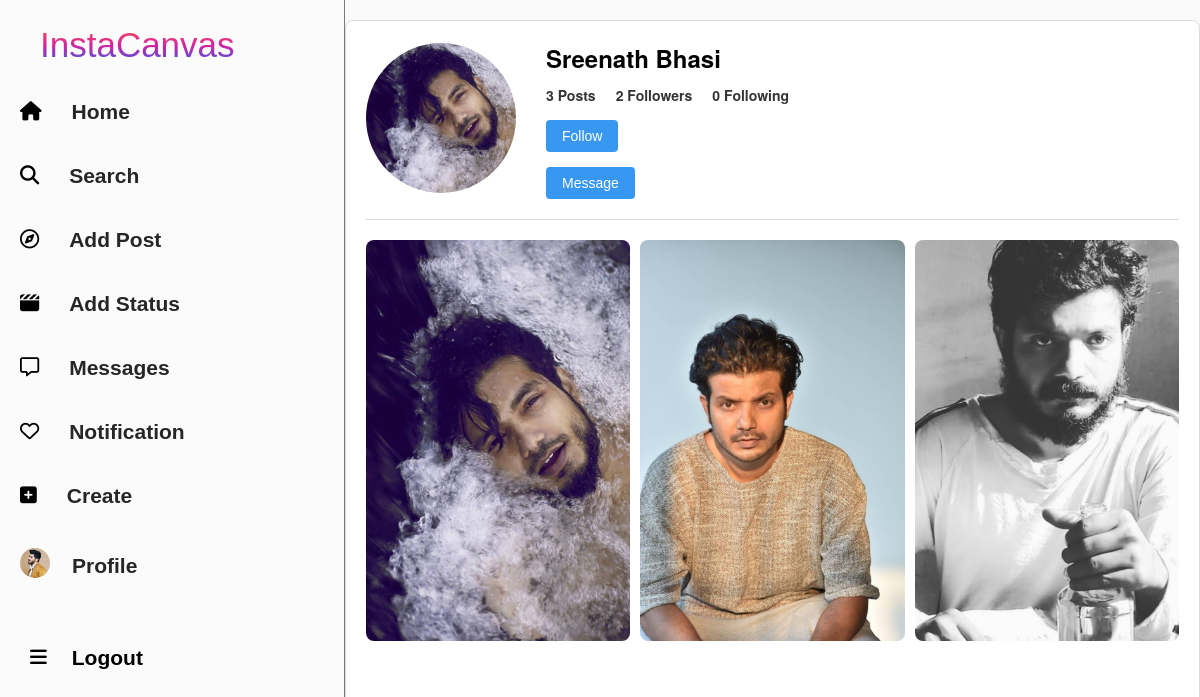
/person/Sreenath Bhasi/Sreenath Bhasi (signed in), run on the app's committed database.
### socialapp/models.py (models this page shows)
class logindb(models.Model):
    username=models.CharField(max_length=100)
    email=models.EmailField(max_length=100)
    mobile = models.IntegerField(null=True)
    gender = models.CharField(max_length=100, null=True)
    place= models.CharField(max_length=100,null=True)
    password=models.CharField(max_length=100)
    confirm_password=models.CharField(max_length=100)
    image = models.ImageField(null=True)
    timestamp = models.DateTimeField(auto_now_add=True)

class updb(models.Model):
    username=models.CharField(max_length=100)
    image=models.ImageField(null=True)
    video=models.FileField(null=True, upload_to='video/')
    timestamp = models.DateTimeField(auto_now_add=True,null=True)

### socialapp/views.py (the view)
# urls.py: path('person/<dataid>/<item>', views.person, name="person"),
def person(request, dataid, item):
    if 'name' in request.session:
        username = request.session['name']
        user_objects = logindb.objects.filter(username=dataid)
        user_object = logindb.objects.get(username=username)
        datas = updb.objects.filter(username=item)
        is_following = follows.objects.filter(username=username, name=item).exists()
        data = follows.objects.filter(username=username)
        followings = follows.objects.filter(username=item)
        return render(request, "persons.html", {"user_object":user_object, "user_objects": user_objects, "data": data, "datas": datas, "followings": followings, "is_following": is_following})

### socialapp/templates/persons.html (shortened to what this page needs)
<!DOCTYPE html>
{% extends 'insta.html' %}
{% block content %}
 {% for i in user_objects %}
   <div class="profile-container">
            <div class="profile-header">
                <div class="profile-pic">
                    <img src="{{ i.image.url }}" alt="Profile Picture">
                </div>
                <div class="profile-info">
                    <h2>{{ i.username }}</h2>
         <form method="post" action="{% url 'follow' dataid=i.username item=i.username %}">
                    <div class="profile-stats">
                        {% with total_posts=datas.count %}
                        <span><strong>{{ total_posts }}</strong> Posts</span>
                        {% endwith %}
                        {% with total_followers=data.count %}
                        <span><strong>{{ total_followers }}</strong> Followers</span>
                        {% endwith %}
                        {% with total_following=followings.count %}
                        <span><strong>{{ total_following }}</strong> Following</span>
                        {% endwith %}
                    </div>
                    {% if is_following %}
                    <button class="follow-btn">UnFollow</button>
                    {% else %}
                    <button class="follow-btn">Follow</button>
                    {% endif %}
         </form>
                    <form method="get" action="{% url 'message' dataid=i.username %}">
                    <button class="follow-btn">Message</button>
                    </form>
                </div>
            </div>
            <div class="profile-posts">
                {% for item in datas %}
                {% if item.image %}
                <div class="post">
                    <img src="{{item.image.url}}" alt="Post Image">
                </div>
                {% endif %}
                {% endfor %}
            </div>
        </div>
 {% endfor %}
    {% endblock %}

### socialapp/templates/insta.html (shortened to what this page needs)
{% load static %}
<!DOCTYPE html>
<html lang="en">
<head>
    <link rel="stylesheet" href="https://cdnjs.cloudflare.com/ajax/libs/font-awesome/6.4.2/css/all.min.css">
    <link rel="stylesheet" href="{% static 'css/style.css' %}">
</head>
<body>
<div class="container">
        <nav>
            <div class="navbar">
                <div class="instagram-text-logo"  style="width:200px;">
        InstaCanvas
    </div>
                <div class="sub-section">
                    <i class="fa-solid fa-house" ></i>
                    <a href="{% url 'web' %}">Home</a>
                </div>
                <div class="sub-section" onclick="openSearchModal()">
                    <i class="fa-solid fa-magnifying-glass"></i>
                    <a href="#">Search</a>
                </div>
                <div class="sub-section" onclick="openadd()">
                    <i class="fa-regular fa-compass"></i>
                    <a href="#">Add Post</a>
                </div>
                <div class="sub-section" onclick="openstatus()">
                    <i class="fa-solid fa-clapperboard"></i>
                    <a href="#">Add Status</a>
                </div>
                <div class="sub-section">
                    <i class="fa-regular fa-message"></i>
                    <a href="{% url 'mes' dataid=request.session.name %}">Messages</a>
                </div>
                <div class="sub-section" id="hidden2">
                    <i class="fa-regular fa-heart"></i>
                    <a href="#">Notification</a>
                </div>
                <div class="sub-section" id="hidden1">
                    <i class="fa-solid fa-square-plus"></i>
                    <a href="#">Create</a>
                </div>
                <div class="sub-section">
                    <div class="profile-img">
                        {% if request.session.name == user_object.username %}
                        <img src="{{user_object.image.url}}" alt="">
                        {% endif %}
                    </div>
                    {% if request.session.name and user_object %}
                    <a href="{% url 'profile' dataid=request.session.name item=request.session.name %}">Profile</a>
                {% endif %}
                </div>
                <div class="menu-section " id="hidden">
                    <i class="fa-solid fa-bars"></i>
                    <a href="{% url 'logout' %}">Logout</a>
                </div>
            </div>
        </nav>
    {% block content %}{% endblock %}
</body>
</html>

### socialapp/static/css/style.css (style rules this page uses)
:root { --background-color:rgb(252, 251, 251); --font-color:rgb(0, 0, 0); --secod-font-color:rgb(101, 101, 101); --secondary-font-color : rgb(179, 179, 179); --background-on-hover:rgb(215, 214, 214); }
* { margin: 0; padding: 0; box-sizing: border-box; }
.container { display: flex; }
a { text-decoration: none; color: var(--font-color); font-family: 'Signika', sans-serif; font-size: 21px; font-weight: 550; }
body { background-color: var(--background-color); overflow-x: hidden; min-height: 100vh; width: 100vw; overflow-x: hidden; }
.navbar { display: flex; flex-direction: column; gap: 20px; height: 100vh; width: 345px; background-color: var(--background-color); padding-top: 20px; padding-bottom: 10px; padding-inline: 10px; border-right: 0.1px solid rgba(76, 75, 75, 0.737); position: sticky; top: 0px; }
.instagram-text-logo { width: 150px; margin: 5px 30px; cursor: pointer; }
.sub-section { display: flex; align-items: center; gap: 25px; border-radius: 5px; cursor: pointer; padding: 20px 20px; transition: all 0.2s ease; }
.sub-section i { font-size: 21px; color: var(--font-color); transition: all 0.2s ease; }
.profile-img { width: 22px; transition: all 0.2s ease; cursor: pointer; }
.profile-img img { width: 100%; border-radius: 50%; }
.menu-section { display: flex; gap: 25px; align-items: center; margin-top: 23px; border-radius: 5px; cursor: pointer; padding: 10px 20px; transition: all 0.3s ease; }
.menu-section i { color: var(--font-color); font-size: 1.2rem; transition: all 0.2s ease; }
body { font-family: 'Helvetica Neue', Arial, sans-serif; margin: 0; padding: 0; background-color: #fafafa; }
.sub-section { display: flex; align-items: center; padding: 10px; }
.sub-section a { margin-left: 5px; color: #262626; text-decoration: none; }
.sub-section i { font-size: 1.2em; }
.sub-section .profile-img img { width: 30px; height: 30px; border-radius: 50%; }
.profile-container { max-width: 935px; margin: 20px auto; padding: 20px; background-color: #fff; border: 1px solid #dbdbdb; border-radius: 8px; }
.profile-header { display: flex; align-items: center; padding-bottom: 20px; border-bottom: 1px solid #dbdbdb; }
.profile-pic img { border-radius: 50%; width: 150px; height: 150px; object-fit: cover; }
.profile-info { margin-left: 30px; flex-grow: 1; }
.profile-info h2 { margin: 0; font-size: 24px; }
.profile-stats { display: flex; gap: 20px; margin-top: 10px; font-size: 14px; color: #333; }
.profile-stats span { font-weight: bold; }
.follow-btn, .toggle-btn { margin-top: 15px; padding: 8px 16px; font-size: 14px; color: #fff; background-color: #3897f0; border: none; border-radius: 4px; cursor: pointer; }
.profile-posts { display: grid; grid-template-columns: repeat(auto-fill, minmax(200px, 1fr)); gap: 10px; margin-top: 20px; }
.profile-posts .post img { width: 100%; height: 100%; object-fit: cover; border-radius: 8px; }
button { padding: 10px; background-color: #4CAF50; color: white; border: none; cursor: pointer; }

### socialapp/templates/insta.html (style rules this page uses)
.instagram-text-logo { font-family: 'Billabong', sans-serif; font-size: 35px; background: -webkit-linear-gradient(#fd5949, #d6249f, #285aeb); -webkit-background-clip: text; -webkit-text-fill-color: transparent; }

### data on the page
logindb: image (picture)
logindb: image (picture), username "Sreenath Bhasi", total_posts "3", total_followers "2", total_following "0"
updb: image (picture)
updb: image (picture)
updb: image (picture)
